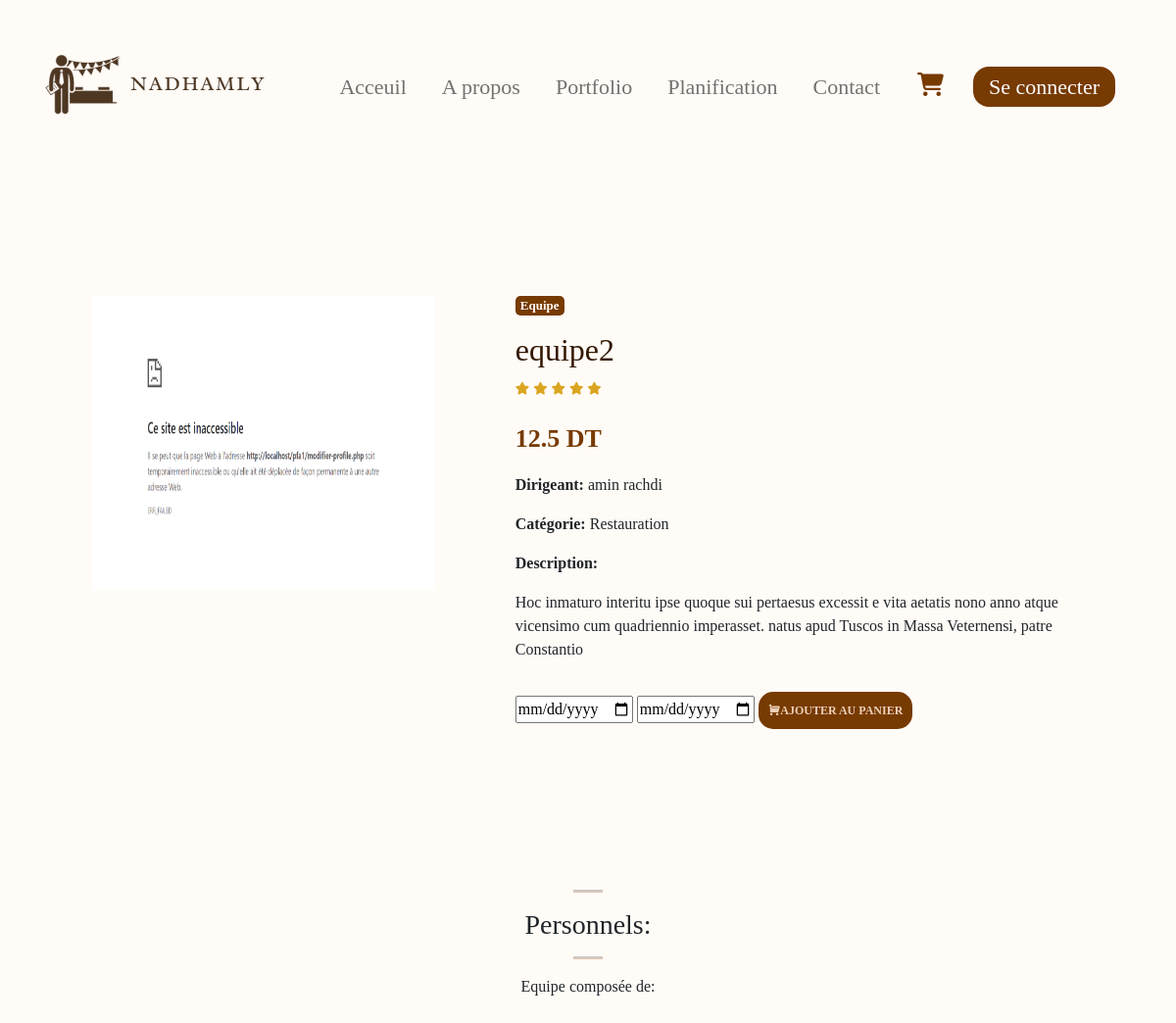
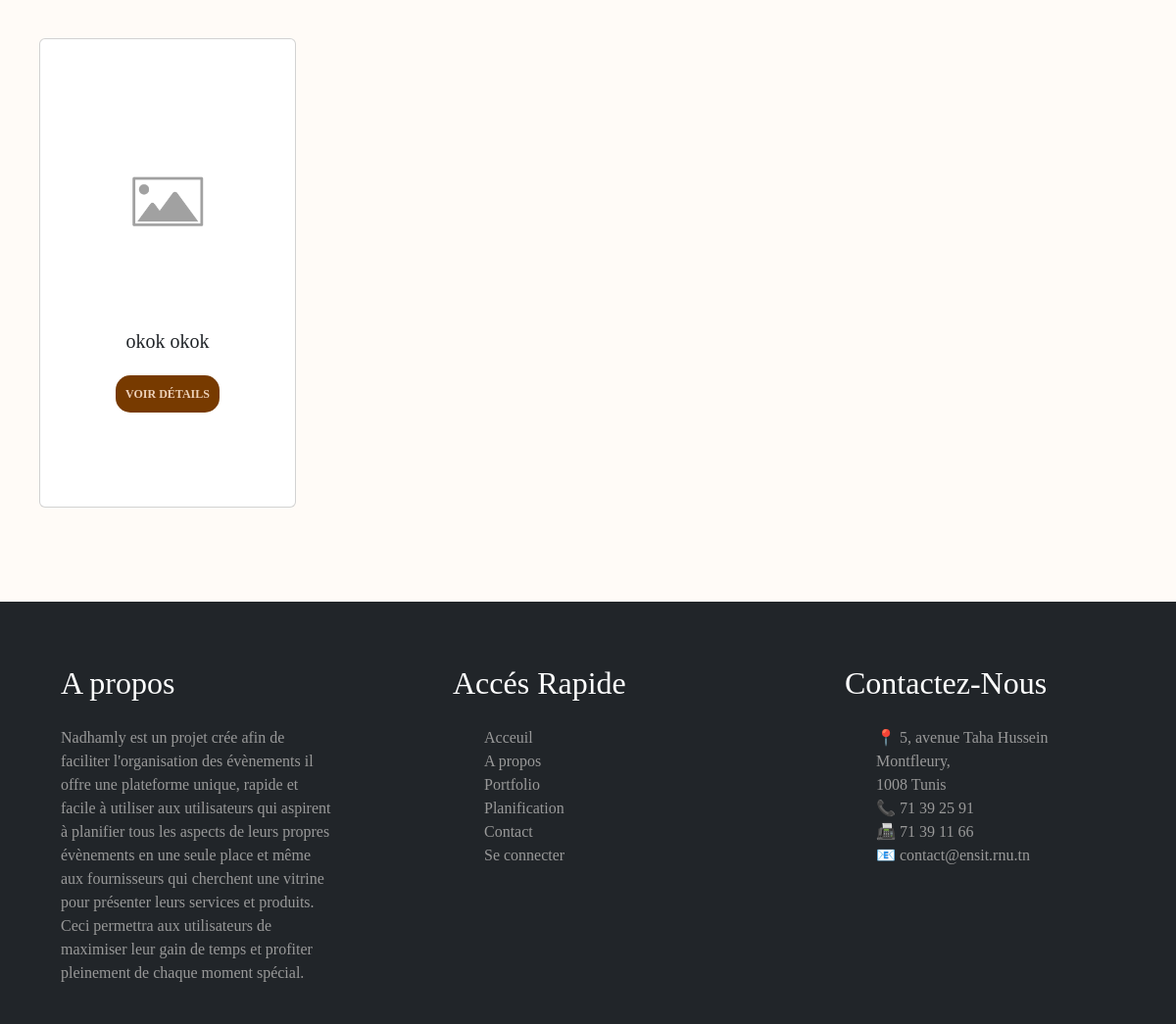
The app's page /details_equipe.php?id=6626b4876a773 with its own data (2 pictures, top to bottom).
### tables this page shows
CREATE TABLE `equipes` (
  `id` varchar(60) NOT NULL,
  `libelle` varchar(60) NOT NULL,
  `prix` float NOT NULL,
  `description` varchar(300) NOT NULL,
  `categorie` varchar(30) NOT NULL,
  `id_frs` int(11) NOT NULL,
  `image` varchar(100) NOT NULL,
  `dispo` int(11) NOT NULL DEFAULT 1
);

CREATE TABLE `utilisateur` (
  `id_user` int(11) NOT NULL,
  `id_panier` int(11) NOT NULL,
  `nom` char(20) NOT NULL,
  `prenom` char(20) NOT NULL,
  `mail` varchar(80) NOT NULL,
  `tel` int(11) NOT NULL,
  `bio` char(255) NOT NULL,
  `role` char(5) NOT NULL DEFAULT 'user',
  `username` varchar(100) NOT NULL,
  `mot_de_passe` varchar(100) NOT NULL,
  `pdp` blob DEFAULT NULL
);

CREATE TABLE `candidatures` (
  `id_equipe` varchar(60) NOT NULL,
  `id_frs` int(11) NOT NULL,
  `id_candidat` int(11) NOT NULL,
  `date` timestamp NOT NULL DEFAULT current_timestamp() ON UPDATE current_timestamp(),
  `statut` varchar(60) NOT NULL DEFAULT 'en_attente'
);

### details_equipe.php (the view, shortened to what this page needs)
<?php
require 'config.php';
if (isset($_SESSION["pdp"])) {
  $pdp = $_SESSION["pdp"];
} else {
  $pdp = null;
}
$id_equipe = $_GET['id'];
$sql = "select * from `equipes` where id='$id_equipe'";
$res = mysqli_query($conn, $sql);
$row = mysqli_fetch_assoc($res);
$sql2 = "SELECT * FROM `candidatures` WHERE id_equipe = '$id_equipe' AND statut= 'acceptee';";
$res2 = $conn->query($sql2);
$sql4 = "select * from `utilisateur` where id_user='{$row['id_frs']}'";
$res4 = $conn->query($sql4);
$row4 = mysqli_fetch_assoc($res4);
?>
<!DOCTYPE html>
<html lang="en">
<head>
  <link href="https://cdn.jsdelivr.net/npm/bootstrap@5.2.1/dist/css/bootstrap.min.css" rel="stylesheet">
  <link rel="stylesheet" href="https://pro.fontawesome.com/releases/v5.10.0/css/all.css">
  <link href="https://cdn.jsdelivr.net/npm/remixicon@4.2.0/fonts/remixicon.css" rel="stylesheet" />
  <link rel="stylesheet" href="css/index.css" type="text/css">
  <link rel="stylesheet" href="css/details_equipe.css" type="text/css">
  <link rel="stylesheet" href="css/dropdown.css" type="text/css">
</head>
<body>
    <nav class="navbar navbar-expand-lg bg-transparent">
        <div class="container-fluid">
          <a class="navbar-brand" href="index.html"><img src="images/logo.png" alt="logo Nadhamly"></a>
          <div class="sidebar offcanvas offcanvas-start" tabindex="-1" id="offcanvasNavbar" aria-labelledby="offcanvasNavbarLabel">
            <div class="offcanvas-body">
              <ul class="navbar-nav justify-content-end align-items-center flex-grow-1 pe-3">
                <li class="nav-item">
                  <a class="nav-link  fontradley bold" aria-current="page" href="index.php">Acceuil</a>
                </li>
                <li class="nav-item">
                  <a class="nav-link  fontradley bold" href="Apropos.php">A propos</a>
                </li>
                <li class="nav-item">
                    <a class="nav-link  fontradley bold" href="portfolio.php">Portfolio</a>
                  </li>
                  <li class="nav-item fontradley">
                    <a class="nav-link  bold" href="planification.php">Planification</a>
                  </li>
                  <li class="nav-item">
                    <a class="nav-link fontradley  bold" href="contact.php">Contact</a>
                  </li>
                  <li class="nav-item">
              <a href="panier.php" class="cart-link">
                <i class="fa-solid fa-cart-shopping icon-style"></i>
              </a>
            </li>
                  <li class="nav-item">
                  <?php if(isset($_SESSION["utilisateur"])) { ?>
                         <div class="profile-dropdown">
          <div  onclick="toggle()" class="profile-img" id="image-container">
          <?php if (!empty($pdp)) { ?>
                <img src="<?php echo $pdp; ?>" style="border-radius: 50%; overflow: hidden; width: 55px; height: 55px; object-fit: cover;" id="profile-image">
            <?php } else { ?>
                <img src="images/defaultpdp.jpg" alt="Default Profile Picture" style="border-radius: 50%; overflow: hidden; width: 75px; height: 75px; object-fit: cover;" id="profile-image">
            <?php } ?>
          </div>
        <ul class="profile-dropdown-list" style="list-style-type: none;padding:0;z-index:30;">
          <li class="profile-dropdown-list-item">
            <a href="profile.php">
              <i class="fa-regular fa-user"></i>
              <?php $username= $_SESSION["utilisateur"];
              echo $username;
              ?>
            </a>
          </li>
          <li class="profile-dropdown-list-item">
            <a href="equipes.php">
            <i class="ri-user-add-fill"></i>
              Rejoindre des équipes
            </a>
          </li>
          <li class="profile-dropdown-list-item">
            <a href="demandes.php">
              <i class="fa-solid fa-chart-line"></i>
              Demandes de partenariat
            </a>
          </li>
          <li class="profile-dropdown-list-item">
            <a href="recherche.php">
              <i class="fa-solid fa-search"></i>
              Rechercher
            </a>
          </li>
          <li class="profile-dropdown-list-item">
            <a href="#">
              <i class="fa-regular fa-circle-question"></i>
              Aide et contact
            </a>
          </li>
          <li class="profile-dropdown-list-item">
            <a href="#">
              <i class="fa-solid fa-arrow-right-from-bracket"></i>
              <?php if(isset($_SESSION["utilisateur"])) { ?>
                    <form method="post">
                        <button type="submit" name="logout" class="btn btn-link text-black fontradley button-reset">Déconnexion</button>
                    </form>
                    <?php } else { ?>
                    <a class="nav-link text-white px-3 py-1 rounded-4 fontradley navbtn" href="login.php">Se connecter</a>
                <?php } ?>
            </a>
          </li>
        </ul>
      </div>
                <?php } else { ?>
                    <a class="nav-link text-white px-3 py-1 rounded-4 fontradley navbtn" href="login.php">Se connecter</a>
                <?php } ?>
                  </li>
              </ul>
            </div>
          </div>
        </div>
      </nav>
  <section>
    <div class="container">
      <div class="row">
        <div class="col-md-5">
          <img src="images/upload/equipes/<?php echo $row['image']; ?>" width="350px" height="300px" alt="" />
        </div>
        <div class="col-md-7">
          <p class="equipe text-center">Equipe</p>
          <h2><?php echo $row['libelle']; ?></h2>
          <div class="star ">
            <i class="fas fa-star"></i>
            <i class="fas fa-star"></i>
            <i class="fas fa-star"></i>
            <i class="fas fa-star"></i>
            <i class="fas fa-star"></i>
          </div>
          <p class="price"><?php echo $row['prix']; ?> DT</p>
          <p><b>Dirigeant:</b> <?php echo $row4['nom'] . " " . $row4['prenom']; ?></p>
          <p><b>Catégorie:</b> <?php echo $row['categorie']; ?></p>
          <p><b>Description:</b></p>
          <p><?php echo $row['description']; ?></p>
          <div style="justify-content: space-between;" class="row">
            <form action="ajout_au_panier_equipe.php?id=<?php echo $id_equipe; ?>" method="post">
              <input class="date_debut" type="date" style="width: 120px;" name="deb" />
              <input class="date_fin" type="date" style="width: 120px;" name="fin" />
              <button type="submit" class="buy-btn"><i class="ri-shopping-cart-fill"></i>Ajouter au panier</button>
            </form>
          </div>
        </div>
      </div>
    </div>
  </section>
  <section id="featured" class="my-5 pb-5">
    <div class="container text-center mt-5 pb-5">
      <hr class="mx-auto">
      <h3>Personnels:</h3>
      <hr class="mx-auto">
      <p>Equipe composée de:<?php if ($res2->num_rows == 0) {
                              echo '<div class="col-20" style="color:#351a02"><p>Pas de personnel disponible pour le moment.</p></div>';
                            } ?>
      </p>
    </div>
    <div class="row mx-auto container-fluid">
      <?php
      while ($row = mysqli_fetch_assoc($res2)) {
        $sql3 = "SELECT * FROM `utilisateur` WHERE id_user = '{$row['id_candidat']}'";
        $res3 = $conn->query($sql3);
        if ($res3->num_rows > 0) {
          $user_data = $res3->fetch_assoc();
      ?>
          <div class="product text-center col-lg-3 col-md-4 col-12">
            <div class="card">
              <img class="card-img-top" src="images/default/image_default.png" alt="">
              <div class="card-body">
                <h5 class="card-title"><?php echo $user_data['nom'] . " " . $user_data['prenom'] ?></h5>
                <a href="profile_details.php?id=<?php echo $user_data['id_user'] ?>" style="text-decoration:none;"> <button>Voir détails</button></a>
              </div>
            </div>
          </div>
      <?php
        }
      }
      ?>
    </div>
  </section>
  <footer class="bg-dark pt-5 pb-4">
    <div class="container-fluid">
      <div class="row  text-white">
        <div class="col-md-3 col-lg-3 col-sm-1 mx-auto mt-3">
          <h2 style="font-family:'Times New Roman', Times, serif;font-weight: 500;">A propos</h2>
        </div>
        <div class="col-md-3 col-lg-3 col-sm-1 mx-auto mt-3">
          <h2 style="font-family: 'Times New Roman', Times, serif;font-weight: 500;">Accés Rapide</h2>
        </div>
        <div class="col-md-3 col-lg-3 col-sm-1 mx-auto mt-3">
          <h2 style="font-family: 'Times New Roman', Times, serif;font-weight: 500;">Contactez-Nous</h2>
        </div>
      </div>
      <div class="row greytext">
        <div class="col-md-3 col-lg-3 col-sm-1 mx-auto mt-3">
          <p style="font-family:'Times New Roman', Times, serif;"> Nadhamly est un projet crée afin de faciliter l'organisation des évènements il offre une plateforme unique, rapide et facile à utiliser aux utilisateurs qui aspirent à planifier tous les aspects de leurs propres évènements en une seule place et même aux fournisseurs qui cherchent une vitrine pour présenter leurs services et produits. Ceci permettra aux utilisateurs de maximiser leur gain de temps et profiter pleinement de chaque moment spécial.
          </p>
        </div>
        <div class="col-md-3 col-lg-3 col-sm-1 mx-auto mt-3">
          <ul>
            <li><a href="index.html">Acceuil</a></li>
            <li><a href="#">A propos</a></li>
            <li><a href="portfolio.html">Portfolio</a></li>
            <li><a href="planification.html">Planification</a></li>
            <li><a href="contact.html">Contact</a></li>
            <li><a href="login.html">Se connecter</a></li>
          </ul>
        </div>
        <div class="col-md-3 col-lg-3 col-sm-1 mx-auto mt-3">
          <ul class="coordonnées">
            <li align="left">&#128205; <a href="https://maps.app.goo.gl/zLKkJNBrgjAyrBT1A">5, avenue Taha Hussein Montfleury,<br /> 1008 Tunis</a></li>
            <li align="left">&#128222; <a href="tel:216 71 39 25 91">71 39 25 91</a></li>
            <li align="left">&#128224; <a href="tel:216 71 39 11 66"> 71 39 11 66</a></li>
            <li align="left">&#128231; <a href="mailto:contact@ensit.rnu.tn">contact@ensit.rnu.tn</a></li>
          </ul>
        </div>
      </div>
    </div>
  </footer>
</body>
</html>

### css/index.css (style rules this page uses)
:root { --bg-color:#fffbf7; --text-noir:black; --text-bleu:blue; --text-marron:#773a00; --marron-int:#351a02; --marron-clair:#ffe8d4dd; --footer-color:#999; --bronze:#977b3f; --white:#fff }
body { font-family: "Radley"; background-color: var(--bg-color); }
.fontradley { font-family: 'Radley'; }
.bold { font-weight: 500; }
.nav-link { font-size: 22px; margin-left: 10px; margin-right: 10px; }
.navbar-nav .nav-link { transition: all .50s ease; }
.navbar { padding-left: 2%; padding-right: 2%; }
.offcanvas-body { align-items: center; justify-content: center; }
.navbtn { background-color: var(--text-marron); cursor: pointer; transition: all 0.3s ease 0s; }
.greytext { color: var(--footer-color); }
footer a { color: var(--footer-color); text-decoration: none; transition: color 0.5s ease; }
footer li { list-style: none; }
.container { width:90%; margin: 0 auto; padding: 10px 20px; }
@media screen and (min-width:768px) { section { padding: 1em 9em; } }
@media screen and (min-width:992px) { section { padding: 1em; } }
@media screen and (min-width:992px) { .card { padding: 5em 1em; width: 100%; } }
hr { background: var(--text-marron); background-color: var(--text-marron); width:30px; height: 3px; }
button { font-size: 0.8rem; font-weight: 700; outline: none; border:none; background-color: #1d1d1d; color:aliceblue; padding: 13px 30px; cursor: pointer; text-transform: uppercase; transition: 0.3s ease; }
.star i { font-size: 0.8rem; color: goldenrod !important; }

### css/details_equipe.css (style rules this page uses)
:root { --bg-color:#fffbf7; --text-noir:black; --text-bleu:blue; --text-marron:#773a00; --marron-int:#351a02; --marron-clair:#ffe8d4dd; --footer-color:#999; --bronze:#977b3f; --white:#fff }
body { font-family: 'Radley'; }
.container { margin-top: 100px; }
.equipe { background-color: var(--text-marron); color: var(--bg-color); width: 50px; font-size: 13px; font-weight: bold; border-radius: 5px; }
.col-md-7 h2 { color: var(--marron-int); }
.price { color: var(--text-marron); font-size: 26px; font-weight: bold; padding-top: 20px; }
button { display: inline-block; padding: 10px 20px; color: var(--marron-clair); font-size: 19px; background-color: var(--text-marron); text-decoration: none; border-radius: 25px; margin-top: 15px; transition: .3s ease; cursor: pointer; }

### css/dropdown.css (style rules this page uses)
:root { --primary: #eeeeee; --secondary: #773a00; --secondary-light: #ffefe0; --secondary-light-2: rgb(127, 183, 126, 0.1); --white: #fff; --black: #393e46; --shadow: 0px 2px 8px 0px var(--secondary-light); }

### details_equipe.php (style rules this page uses)
:root { --bg-color: #fffbf7; --text-noir: black; --text-bleu: blue; --text-marron: #773a00; --marron-int: #351a02; --marron-clair: #ffe8d4dd; --footer-color: #999; --bronze: #977b3f; }
.product { display: flex; align-items: stretch; }
.product .card { width: 100%; }
.card .card-img-top { height: 200px; object-fit: cover; }
.card-body { display: flex; flex-direction: column; justify-content: flex-end; height: 100%; }
button { display: inline-block; padding: 10px; color: var(--marron-clair); font-size: 12px; background-color: var(--text-marron); text-decoration: none; border-radius: 15px; transition: .3s ease; cursor: pointer; }
.fa-cart-shopping { font-size: 24px; color: var(--text-marron); margin-left: 10px; margin-right: 10px; padding-left: 10px; padding-right: 10px; }

### records on screen
equipes: libelle "equipe2", prix "12.5", categorie "Restauration", description "Hoc inmaturo interitu ipse quoque sui pertaesus excessit e vita aetatis nono anno atque vicensimo cum quadriennio imperasset. natus apud Tuscos in Massa Veternensi, patre Constantio"
utilisateur: nom "amin", prenom "rachdi"
candidatures: id_candidat.nom "okok", id_candidat.prenom "okok"
